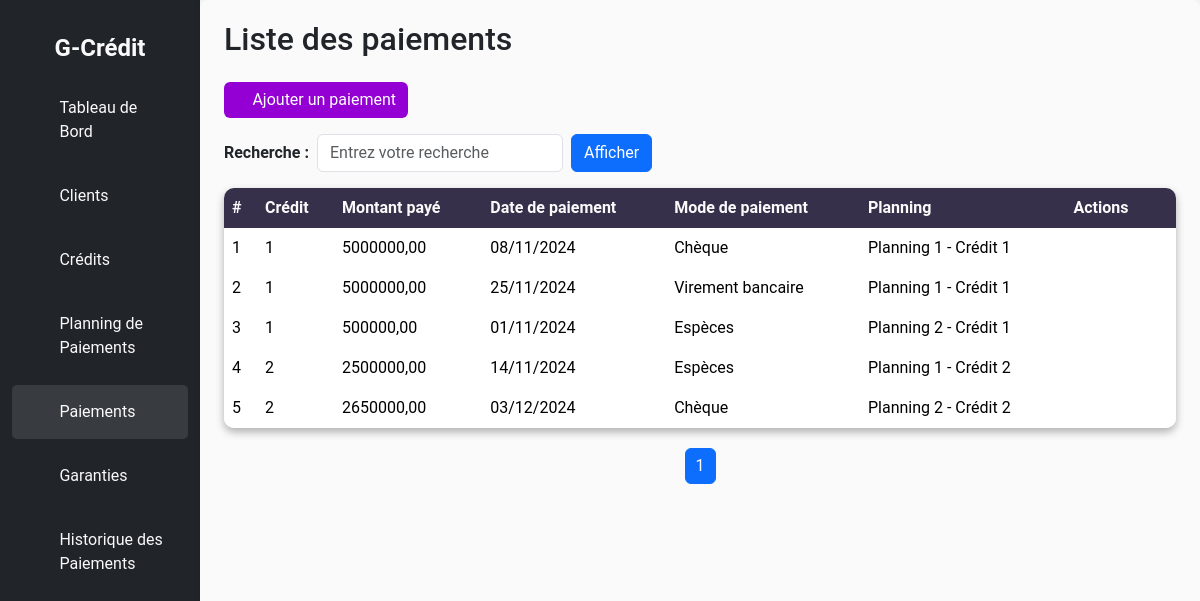
The page /paiements/ on the database its author committed.
### credit/models.py (models this page shows, shortened)
class Paiement(models.Model):
    id = models.AutoField(primary_key=True)
    credit = models.ForeignKey(Credit, on_delete=models.CASCADE, related_name="paiements")
    planning = models.ForeignKey(PlanningPaiements, on_delete=models.CASCADE, related_name="paiements")
    montant_paye = models.DecimalField(max_digits=15, decimal_places=2)
    date_paiement = models.DateField()
    mode_paiement = models.CharField(max_length=10, choices=[
        ('cheque', 'Chèque'),
        ('carte', 'Carte bancaire'),
        ('espece', 'Espèces'),
        ('virement', 'Virement bancaire'),
    ])

class Credit(models.Model):
    id = models.AutoField(primary_key=True)
    client = models.ForeignKey('Client', on_delete=models.CASCADE, related_name="credits")
    montant_credit = models.DecimalField(max_digits=15, decimal_places=2)
    montant_total = models.DecimalField(max_digits=15, decimal_places=2)
    montant_restant = models.DecimalField(max_digits=15, decimal_places=2, default=0.00)
    taux_interet = models.DecimalField(max_digits=5, decimal_places=2)
    duree_mois = models.IntegerField()
    date_debut = models.DateField(db_index=True)
    date_fin = models.DateField(blank=True, null=True)
    STATUT_CHOICES = [
        ('en cours', 'En cours'),
        ('payé', 'Payé'),
        ('retard', 'En retard'),
    ]
    statut = models.CharField(max_length=10, choices=STATUT_CHOICES, default='en cours', db_index=True)

class PlanningPaiements(models.Model):
    id = models.AutoField(primary_key=True)
    credit = models.ForeignKey(Credit, on_delete=models.CASCADE, related_name="plannings")
    numero_echeance = models.IntegerField()
    montant_echeance = models.DecimalField(max_digits=15, decimal_places=2)
    date_echeance = models.DateField()
    STATUT_CHOICES = [
        ('payé', 'Payé'),
        ('attente', 'En attente'),
        ('retard', 'En retard'),
    ]
    statut = models.CharField(max_length=10, choices=STATUT_CHOICES, default='attente')
    class Meta:
        unique_together = ('credit', 'numero_echeance')
    def __str__(self):
        return f"Planning {self.numero_echeance} - Crédit {self.credit.id}"

### credit/views.py (the view)
# urls.py: path('paiements/', views.PaiementList.as_view(), name='paiement-list'),
class PaiementList(ListView):
    template_name = 'Paiements/paiements.html'
    model = Paiement
    context_object_name = "lespaiements"
    paginate_by = 5
    def get_context_data(self, **kwargs):
            context = super().get_context_data(**kwargs)
            recherche = self.request.GET.get("query", "")
            if recherche:
                Paiements = Paiement.objects.filter(
                    Q(id__icontains=recherche) |
                    Q(date_paiement__icontains=recherche) |
                    Q(mode_paiement__icontains=recherche)
                )
            else:
                Paiements = Paiement.objects.all()
            paginator = Paginator(Paiements, self.paginate_by)
            page_number = self.request.GET.get('page')
            page_obj = paginator.get_page(page_number)
            context['lespaiements'] = page_obj
            context['query'] = recherche
            return context
    def get_queryset(self):
        recherche = self.request.GET.get("query", "")
        if recherche:
            return Paiement.objects.filter(
                Q(id__icontains=recherche) |
                Q(date_paiement__icontains=recherche) |
                Q(mode_paiement__icontains=recherche)
            )
        else:
            return Paiement.objects.all()

### templates/Paiements/paiements.html (shortened to what this page needs)
<!DOCTYPE html>
<html lang="fr">
<head>
    {% load static %}
    <link rel="stylesheet" href="{% static 'bootstrap/css/bootstrap.css' %}">
    <link rel="stylesheet" href="{% static 'credit/css/style.css' %}">
    <link rel="stylesheet" href="{% static 'bootstrap-icons-1.11.3/font/bootstrap-icons.css' %}">
    <link rel="stylesheet" href="{% static 'sweetalert/sweetalert2.min.css' %}">
</head>
<body>
    <div class="container-fluid">
        <div class="row">
            <nav class="col-md-3 col-lg-2 d-none d-md-block bg-dark sidebar">
                <div class="logo-details">
                    <span class="logo_name">G-Crédit</span>
                </div>
                <ul class="nav-links">
                    <li>
                        <a href="{% url 'home' %}">
                            <i class="bi bi-grid"></i>
                            <span>Tableau de Bord</span>
                        </a>
                    </li>
                    <li>
                        <a href="{% url 'client-list' %}">
                            <i class="bi bi-person"></i>
                            <span>Clients</span>
                        </a>
                    </li>
                    <li>
                        <a href="{% url 'credit-list' %}">
                            <i class="bi bi-calendar"></i>
                            <span>Crédits</span>
                        </a>
                    </li>
                    <li>
                        <a href="{% url 'planning-paiement-list' %}">
                            <i class="bi bi-file-earmark-text"></i>
                            <span>Planning de Paiements</span>
                        </a>
                    </li>
                    <li>
                        <a href="{% url 'paiement-list' %}" class="active">
                            <i class="bi bi-cash-coin"></i>
                            <span>Paiements</span>
                        </a>
                    </li>
                    <li>
                        <a href="{% url 'garantie-list' %}">
                            <i class="bi bi-shield-lock"></i>
                            <span>Garanties</span>
                        </a>
                    </li>
                    <li>
                        <a href="{% url 'historique-list' %}">
                            <i class="bi bi-journal-text"></i>
                            <span>Historique des Paiements</span>
                        </a>
                    </li>
                </ul>
            </nav>
            <main class="col-md-9 ms-sm-auto col-lg-10 px-md-4" id="main-content">
                <h2 class="mb-4">Liste des paiements</h2>
                <div class="d-flex justify-content-between align-items-center mb-3">
                    <a href="{% url 'paiement-add' %}" class="btn btn-primary" id="btn-add">
                        <i class="bi bi-plus-circle"></i> Ajouter un paiement
                    </a>
                </div>
                <div class="mb-3">
                    <form method="GET" action="" class="row g-2 align-items-center">
                        <div class="col-auto">
                            <label for="query" class="form-label fw-bold mb-0">Recherche :</label>
                        </div>
                        <div class="col-auto">
                            <input type="text" id="query" name="query" value="{{ request.GET.query|default:'' }}"
                                class="form-control" style="max-width: 300px;" placeholder="Entrez votre recherche">
                        </div>
                        <div class="col-auto">
                            <button type="submit" class="btn btn-primary">Afficher</button>
                        </div>
                    </form>
                </div>
                <table class="table table-bordered table-hover table-rounded">
                    <thead class="table-dark">
                        <tr>
                            <th>#</th>
                            <th>Crédit</th>
                            <th>Montant payé</th>
                            <th>Date de paiement</th>
                            <th>Mode de paiement</th>
                            <th>Planning</th>
                            <th colspan="3">Actions</th>
                        </tr>
                    </thead>
                    <tbody>
                        {% for paiement in lespaiements %}
                        <tr>
                            <td>{{ paiement.id }}</td>
                            <td>{{ paiement.credit.id }}</td>
                            <td>{{ paiement.montant_paye }}</td>
                            <td>{{ paiement.date_paiement|date:"d/m/Y" }}</td>
                            <td>{{ paiement.get_mode_paiement_display }}</td>
                            <td>{{ paiement.planning }}</td>
                            <td>
                                <a href="{% url 'paiement-detail' id=paiement.id %}" class="text-info">
                                    <i class="bi bi-eye"></i>
                                </a>
                            </td>
                            <td>
                                <a href="{% url 'paiement-update' id=paiement.id %}" class="text-warning">
                                    <i class="bi bi-pen"></i>
                                </a>
                            </td>
                            <td>
                                <a href="javascript:void(0);" class="text-danger"
                                    onclick="confirmDelete('{{ paiement.id }}');">
                                    <i class="bi bi-trash"></i>
                                </a>
                            </td>
                        </tr>
                        {% empty %}
                        <tr>
                            <td colspan="7" class="text-center">Aucun paiement trouvé.</td>
                        </tr>
                        {% endfor %}
                    </tbody>
                </table>
                <ul class="pagination">
                    {% for page_num in lespaiements.paginator.page_range %}
                        <li class="page-item {% if page_num == lespaiements.number %}active{% endif %}">
                            <a class="page-link" href="?page={{ page_num }}&query={{ query }}">{{ page_num }}</a>
                        </li>
                    {% endfor %}
                </ul>
            </main>
        </div>
    </div>
</body>
</html>

### statics/credit/css/style.css (style rules this page uses)
* { margin: 0; padding: 0; box-sizing: border-box; transition: all 500ms ease; }
#btn-add { background-color: darkviolet; border: darkviolet; transition: background-color 0.3s, border-color 0.3s; }
body { font-family: 'Roboto', sans-serif; background-color: #f5f7fa; }
.sidebar { padding-top: 20px; background-color: #343a40; color: white; height: 100vh; }
.logo-details { display: flex; justify-content: center; padding: 10px; }
.logo_name { font-size: 1.5rem; font-weight: bold; color: #fafafa; }
.nav-links { list-style: none; padding: 0; }
.nav-links li { width: 100%; padding: 5px 0; }
.nav-links a { display: flex; align-items: center; padding: 15px; color: #f8f9fa; text-decoration: none; transition: background 0.3s, color 0.3s; }
.nav-links a i { margin-right: 20px; }
.nav-links a:hover, .nav-links a.active { background-color: rgba(255, 255, 255, 0.1); color: #fafafa; border-radius: 5px; }
#main-content { padding: 20px; background-color: #fafafa; border-radius: 8px; box-shadow: 0 2px 10px rgba(0, 0, 0, 0.1); }
.table-rounded { border-collapse: separate; border-spacing: 0; box-shadow: 0 4px 8px rgba(0, 0, 0, 0.3); border-radius: 10px; overflow: hidden; }
.table-rounded th, .table-rounded td { border: none; }
.table-rounded thead th { background-color: #36304A; color: #fafafa; }
.pagination { margin-top: 20px; display: flex; justify-content: center; align-items: center; gap: 5px; }
.pagination a { padding: 5px 10px; text-decoration: none; color: #007bff; border: 1px solid #ddd; border-radius: 5px; transition: background-color 0.3s, color 0.3s; }

### rows shown on the page
Paiement: id "1", credit.id "1", montant_paye "5000000,00", date_paiement "08/11/2024", mode_paiement "Chèque", planning "Planning 1 - Crédit 1"
Paiement: id "2", credit.id "1", montant_paye "5000000,00", date_paiement "25/11/2024", mode_paiement "Virement bancaire", planning "Planning 1 - Crédit 1"
Paiement: id "3", credit.id "1", montant_paye "500000,00", date_paiement "01/11/2024", mode_paiement "Espèces", planning "Planning 2 - Crédit 1"
Paiement: id "4", credit.id "2", montant_paye "2500000,00", date_paiement "14/11/2024", mode_paiement "Espèces", planning "Planning 1 - Crédit 2"
Paiement: id "5", credit.id "2", montant_paye "2650000,00", date_paiement "03/12/2024", mode_paiement "Chèque", planning "Planning 2 - Crédit 2"

### other values the page prints
{{ page_num }} "1"
